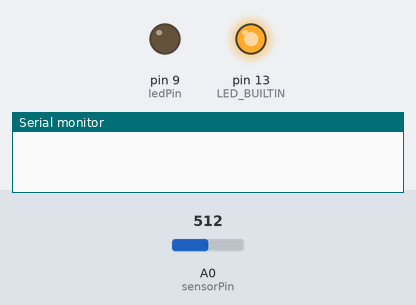
Bench run of a sketch on a simulated Arduino Uno, built with avr-gcc and run on an emulated ATmega328P. On the bench: output pins drawn as LEDs (lit = HIGH), the last lines printed to the serial monitor. The test bench sets the inputs (shaded band); at power-on: A0 (sensorPin) = 512.

Above: at 0.1 s.
At 5.1 s:
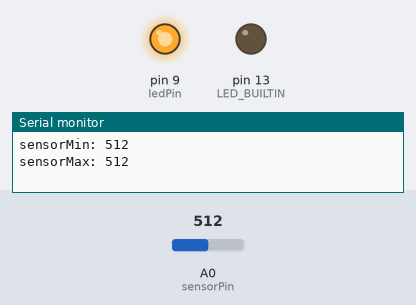
Timing chart, 0 to 6.6 s (numbered marks = the images above):
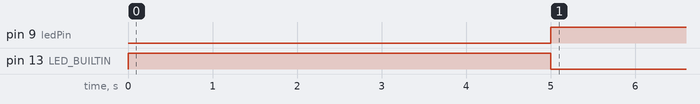

Measured:
- by itself, pin 9 (ledPin): LOW → HIGH at 5.0 s

The sketch:

sensor_led.ino
```cpp
const int sensorPin = A0;
const int ledPin = 9;
const int brightnessMin = 0;
const int brightnessMax = 255;
const unsigned long calibrationTime = 5000;

int sensorMin = -1;
int sensorMax = -1;

void setup() {
  Serial.begin(9600);
  // Turn the buit-in LED on while calibrating
  pinMode(LED_BUILTIN, OUTPUT);
  digitalWrite(LED_BUILTIN, HIGH);
  while (millis() < calibrationTime) {
    int sensorValue = analogRead(sensorPin);
    if (sensorMin == -1 || sensorMin > sensorValue) {
      sensorMin = sensorValue;
    }
    if (sensorMax == -1 || sensorMax < sensorValue) {
      sensorMax = sensorValue;
    }
  }
  Serial.print("sensorMin: ");
  Serial.println(sensorMin, DEC);
  Serial.print("sensorMax: ");
  Serial.println(sensorMax, DEC);
  digitalWrite(LED_BUILTIN, LOW);
}

void loop() {
  int sensorValue = analogRead(sensorPin);
  // Map the sensorValue to a brightness depth
  int depth = map(constrain(sensorValue, sensorMin, sensorMax),
                  sensorMin, sensorValue, brightnessMin, brightnessMax);
  // The lower the sensorValue is, the brighter the LED gets
  analogWrite(ledPin, brightnessMax - depth);
  // Avoid flickering
  delay(100);
}
```
